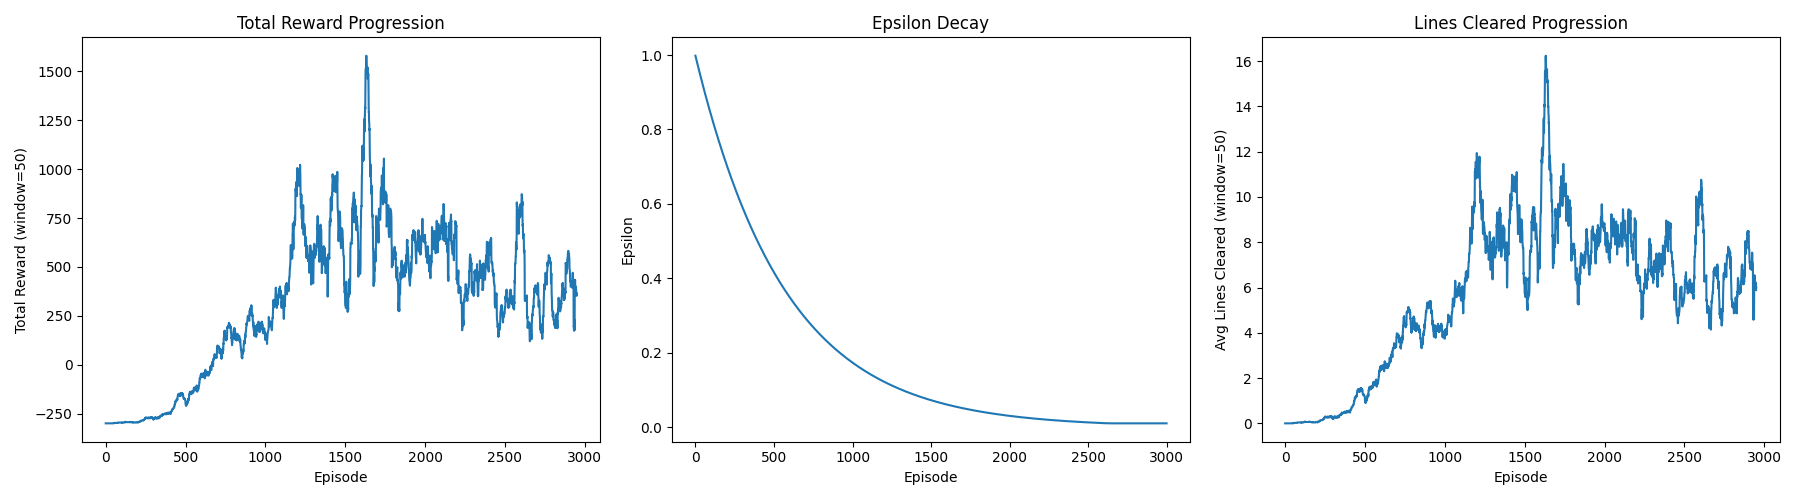

The script that saved this image:
import cv2
import gymnasium as gym
import numpy as np
import random
import torch
import torch.nn as nn
import torch.optim as optim
from collections import deque
import os
import matplotlib
matplotlib.use('Agg')
import matplotlib.pyplot as plt
import yaml

from tetris_gymnasium.envs.tetris import Tetris
from tetris_gymnasium.mappings.actions import ActionsMapping

# Initialize ActionsMapping for use in functions
A = ActionsMapping()

# ------------------------
# Directories & Config
# ------------------------
CHECKPOINT_DIR = "checkpoints"
GRAPHS_DIR = "graphs"
BEST_MODELS_DIR = "best_models"  # Store history of best models
GRAPH_FILE = f"{GRAPHS_DIR}/tetris_training_graph_features.png"
SAVE_EVERY = 200
MAX_CHECKPOINTS = 10
MAX_BEST_MODELS = 10 

# Fixed to 5 features: smoothness, lines_cleared, holes, min_height, max_height
FEATURE_DIM = 5

# ------------------------
# VNN - Value Neural Network (Afterstate Learning)
# ------------------------
class VNN(nn.Module):
    def __init__(self, feature_dim=5):
        super(VNN, self).__init__()
        
        # 5-feature network: feature_dim -> 64 -> 64 -> 1
        self.fc1 = nn.Sequential(nn.Linear(feature_dim, 64), nn.ReLU(inplace=True))
        self.fc2 = nn.Sequential(nn.Linear(64, 64), nn.ReLU(inplace=True))
        self.fc3 = nn.Sequential(nn.Linear(64, 1))
        self._create_weights()
        # print(f"🔧 Network architecture: {feature_dim} -> 64 -> 64 -> 1")

    def _create_weights(self):
        """Xavier initialization"""
        for m in self.modules():
            if isinstance(m, nn.Linear):
                nn.init.xavier_uniform_(m.weight)
                nn.init.constant_(m.bias, 0)

    def forward(self, features):
        x = self.fc1(features)
        x = self.fc2(x) 
        x = self.fc3(x)
        return x

# ------------------------
# Agent Class
# ------------------------
class Agent:
    def __init__(self, feature_dim, lr, gamma, batch_size, memory_size, device):
        """
        Initialize the DQN Agent with networks, optimizer, and replay memory.
        
        Args:
            feature_dim: Dimension of the feature vector
            lr: Learning rate
            gamma: Discount factor
            batch_size: Batch size for training
            memory_size: Maximum size of replay memory
            device: torch device (cuda or cpu)
        """
        self.device = device
        self.gamma = gamma
        self.batch_size = batch_size
        
        # Create networks
        self.policy_net = VNN(feature_dim).to(device)
        self.target_net = VNN(feature_dim).to(device)
        self.target_net.load_state_dict(self.policy_net.state_dict())
        
        # Optimizer and loss
        self.optimizer = optim.Adam(self.policy_net.parameters(), lr=lr)
        self.loss_fn = nn.MSELoss()
        
        # Replay memory
        self.memory = deque(maxlen=memory_size)
    
    def remember(self, features, reward, max_next_q, done):
        """Store transition in replay memory with max Q-value of next state"""
        self.memory.append((features, reward, max_next_q, done))
    
    def replay(self):
        """Train the network using a batch from replay memory"""
        if len(self.memory) < self.batch_size:
            return
        
        batch = random.sample(self.memory, self.batch_size)
        features, rewards, max_next_qs, dones = zip(*batch)
        
        features = torch.tensor(np.array(features), dtype=torch.float32).to(self.device)
        rewards = torch.tensor(np.array(rewards, dtype=np.float32), dtype=torch.float32).to(self.device)
        max_next_qs = torch.tensor(np.array(max_next_qs, dtype=np.float32), dtype=torch.float32).to(self.device)
        
        # State values for current states
        state_values = self.policy_net(features).squeeze()
        
        # Compute target values using stored max values
        y_batch = []
        for reward, done, max_next_q in zip(rewards, dones, max_next_qs):
            if done:
                y_batch.append(reward)
            else:
                y_batch.append(reward + self.gamma * max_next_q)
        y_batch = torch.stack(y_batch).to(self.device)
        
        # Compute loss and update
        loss = self.loss_fn(state_values, y_batch)
        self.optimizer.zero_grad()
        loss.backward()
        self.optimizer.step()
    
    def update_target_network(self):
        """Copy weights from policy network to target network"""
        self.target_net.load_state_dict(self.policy_net.state_dict())
    
    def save(self, filepath, epsilon, episode, reward=None):
        """Save agent state to file"""
        state = {
            "policy_state_dict": self.policy_net.state_dict(),
            "target_state_dict": self.target_net.state_dict(),
            "epsilon": epsilon,
            "episode": episode
        }
        if reward is not None:
            state["reward"] = reward
        torch.save(state, filepath)
    
    def load(self, filepath):
        """Load agent state from file"""
        checkpoint = torch.load(filepath, map_location=self.device, weights_only=False)
        self.policy_net.load_state_dict(checkpoint["policy_state_dict"])
        self.target_net.load_state_dict(checkpoint["target_state_dict"])
        return checkpoint

# ------------------------
# Tetris Environment Wrapper
# ------------------------
class TetrisEnv:
    """Wrapper class for Tetris environment with helper methods"""
    
    # Offsets to convert trimmed-x → env-x
    # Format: piece_index : [offset_per_rotation]
    X_OFFSETS = {
        0: [0, -2],         # I (horizontal, vertical)
        1: [0],             # O
        2: [0, -1, 0, 0],   # T
        3: [0, -1],          # S
        4: [0, -1],          # Z
        5: [0, -1, 0, 0],   # J
        6: [0, -1, 0, 0],   # L
    }
    
    def __init__(self, render_mode=None):
        """Initialize the Tetris environment"""
        self.env = gym.make("tetris_gymnasium/Tetris", render_mode=render_mode)
        self.obs, self.info = self.env.reset()
    
    def reset(self):
        """Reset the environment"""
        self.obs, self.info = self.env.reset()
        return self.obs, self.info
    
    def step(self, action):
        """Take a step in the environment"""
        return self.env.step(action)
    
    def render(self):
        """Render the environment"""
        return self.env.render()
    
    def close(self):
        """Close the environment"""
        self.env.close()
    
    @staticmethod
    def extract_features(board_state, clear_lines=True):
        """
        Extract 5 features for Tetris board evaluation:
        1. Smoothness (bumpiness - sum of absolute height differences between adjacent columns)
        2. Lines cleared (lines that can be cleared before clearing them)
        3. Holes (empty cells below filled cells)
        4. Min height (shortest column)
        5. Max height (tallest column)
        
        Args:
            board_state: 2D numpy array representing the playable board
            clear_lines: If True, simulate line clearing and return the cleared board
        
        Returns:
            dict with 5 feature values and optionally the cleared board
        """
        H, W = board_state.shape
        
        # Feature 2: Lines cleared (count BEFORE clearing)
        lines_cleared = 0
        rows_to_clear = []
        for row in range(H):
            if all(board_state[row, col] > 0 for col in range(W)):
                lines_cleared += 1
                rows_to_clear.append(row)
        
        # Simulate line clearing if requested
        if clear_lines and rows_to_clear:
            board_after_clear = np.delete(board_state, rows_to_clear, axis=0)
            empty_rows = np.zeros((lines_cleared, W), dtype=board_state.dtype)
            board_state = np.vstack([empty_rows, board_after_clear])
        
        # Calculate column heights (after clearing if applicable)
        column_heights = []
        for col in range(W):
            column = board_state[:, col]
            filled_rows = np.where(column > 0)[0]
            if len(filled_rows) > 0:
                height = H - filled_rows[0]  # Height from bottom
                column_heights.append(height)
            else:
                column_heights.append(0)
        
        # Feature 1: Smoothness (bumpiness)
        # Sum of absolute differences between adjacent column heights
        smoothness = 0
        for i in range(len(column_heights) - 1):
            smoothness += abs(column_heights[i] - column_heights[i + 1])
                
        # Feature 3: Holes
        holes = 0
        for col in range(W):
            column = board_state[:, col]
            filled_rows = np.where(column > 0)[0]
            if len(filled_rows) > 0:
                for row in range(filled_rows[0] + 1, H):
                    if column[row] == 0:
                        holes += 1
        
        # Feature 4: Min height
        min_height = min(column_heights) if column_heights else 0
        
        # Feature 5: Max height
        max_height = max(column_heights) if column_heights else 0
        
        return {
            'smoothness': smoothness,
            'lines_cleared': lines_cleared,  # Now returns lines_cleared instead of complete_lines
            'holes': holes,
            'min_height': min_height,
            'max_height': max_height,
            'cleared_board': board_state  # Return the cleared board for use in get_all_board_states
        }
    
    def get_current_state_features(self):
        """Get features for the current board state"""
        board = self.env.unwrapped.board.astype(np.float32)
        H, W = board.shape
        playable_board = board[:H-4, 4:W-4]  # Remove padding
        
        # Extract features (don't clear lines for current state)
        features = self.extract_features(playable_board, clear_lines=False)
        feature_vector = np.array([
            features['smoothness'] / 100.0,     # Bumpiness: 9 pairs * ~10 avg diff = 90 typical max
            features['lines_cleared'] / 4.0,   # 0-4 → 0-1
            features['holes'] / 10.0,          # 0-10 → 0-1
            features['min_height'] / 20.0,     # 0-20 → 0-1
            features['max_height'] / 20.0      # 0-20 → 0-1
        ], dtype=np.float32)
        
        return feature_vector
    
    @staticmethod
    def shape_reward(lines_cleared, terminated, max_height):
        """
        Reward formula with height penalties to teach agent that high boards are dangerous:
        - Tetris (4 lines): +1200 points (HUGE reward!)
        - Triple (3 lines): +300 points
        - Double (2 lines): +200 points
        - Single (1 line):  +100 points
        - No lines:         0 points
        - Height penalties: Progressive penalties for dangerous heights
        - Game over:        -300 penalty
        
        Height penalties encourage the agent to keep the board low and clear
        lines proactively before reaching dangerous heights.
        
        Args:
            lines_cleared: Number of lines cleared this step (0-4)
            terminated: Whether the game ended
            max_height: Maximum column height on the board (0-20)
        
        Returns:
            Reward score for this step
        """
        # Heavy penalty for game over
        if terminated:
            return -300
        
        # Base scoring system matching play_model.py
        if lines_cleared >= 4:  # Tetris
            reward = 1200  # Fixed tetris reward
        elif lines_cleared > 0:  # Regular clear (1-3 lines)
            reward = lines_cleared * 100
        else:
            reward = 0  # No reward for placing without clearing
        
        # Height-based penalties: teach agent that high is dangerous!
        # Progressive penalties encourage clearing before critical heights
        if max_height >= 18:
            reward -= 100  # CRITICAL - very close to death
        elif max_height >= 16:
            reward -= 50   # DANGER ZONE - clear lines now!
        elif max_height >= 14:
            reward -= 20   # WARNING - getting risky
        elif max_height >= 12:
            reward -= 5    # CAUTION - starting to stack high
        
        return reward
    
    @staticmethod
    def trim_piece(piece):
        """Trim whitespace from piece matrix"""
        rows = np.any(piece, axis=1)
        cols = np.any(piece, axis=0)
        return piece[np.ix_(rows, cols)]

    def get_unique_rotations(self, tetromino):
        """Get all unique rotations of a tetromino"""
        rotations = []
        seen = []
        mat = tetromino.matrix.copy()
        for _ in range(4):
            trimmed = self.trim_piece(mat)
            if not any(np.array_equal(trimmed, s) for s in seen):
                seen.append(trimmed)
                rotations.append(trimmed)
            mat = np.rot90(mat, -1)
        return rotations

    @staticmethod
    def piece_bounds(piece):
        """Get left and right bounds of piece"""
        cols = np.any(piece, axis=0)
        left = np.argmax(cols)
        right = len(cols) - 1 - np.argmax(cols[::-1])
        return left, right

    @staticmethod
    def check_collision(board, piece, x, y):
        """Check if piece collides with board at position (x, y)"""
        H, W = board.shape
        h, w = piece.shape
        for py in range(h):
            for px in range(w):
                if piece[py, px]:
                    bx = x + px
                    by = y + py
                    if bx < 0 or bx >= W or by < 0 or by >= H:
                        return True
                    if board[by, bx]:
                        return True
        return False

    @staticmethod
    def place_piece(board, piece, x, y):
        """Place piece on board at position (x, y)"""
        new_board = board.copy()
        h, w = piece.shape
        for py in range(h):
            for px in range(w):
                if piece[py, px]:
                    new_board[y + py, x + px] = 1
        return new_board

    def compute_action_sequence(self, tetro_idx, tetro, target_rot_id, target_x):
        """Compute action sequence to place piece at target position and rotation"""
        actions = []
        
        # The piece always spawns at rotation 0, so target_rot_id directly tells us
        # how many clockwise rotations to perform
        n_rot = target_rot_id
        actions += [A.rotate_counterclockwise] * n_rot

        # --- Apply per-piece per-rotation offset ---
        offset = self.X_OFFSETS[tetro_idx][target_rot_id]
        corrected_target_x = target_x + offset

        start_x = self.env.unwrapped.x
        dx = corrected_target_x - start_x

        if dx > 0:
            actions += [A.move_right] * dx
        elif dx < 0:
            actions += [A.move_left] * (-dx)

        actions.append(A.hard_drop)
        return actions

    def get_all_board_states(self, tetro_idx, tetro):
        """Get all possible board states for current piece"""
        board = self.env.unwrapped.board.copy()
        H, W = board.shape
        
        # CRITICAL FIX: Clear any full lines in the board snapshot FIRST
        # The environment may not have cleared lines from the previous piece yet
        playable_snapshot = board[:H-4, 4:W-4]
        rows_to_clear = []
        for row in range(playable_snapshot.shape[0]):
            if np.all(playable_snapshot[row] > 0):
                rows_to_clear.append(row)
        
        if rows_to_clear:
            # Remove full rows and add empty rows at top
            playable_snapshot = np.delete(playable_snapshot, rows_to_clear, axis=0)
            empty_rows = np.zeros((len(rows_to_clear), playable_snapshot.shape[1]), dtype=playable_snapshot.dtype)
            playable_snapshot = np.vstack([empty_rows, playable_snapshot])
            # Reconstruct full board with padding
            board = np.zeros((H, W), dtype=board.dtype)
            board[:H-4, 4:W-4] = playable_snapshot
        
        rotations = self.get_unique_rotations(tetro)
        results = []

        pad = 4
        playable_x_min = pad
        playable_x_max = W - pad

        for rot_id, piece in enumerate(rotations):
            h, w = piece.shape
            left, right = self.piece_bounds(piece)

            # x is the LEFTMOST occupied column in board coords
            min_x = playable_x_min - left
            max_x = playable_x_max - (right + 1)

            for x in range(min_x, max_x + 1):
                y = 0
                while not self.check_collision(board, piece, x, y):
                    y += 1
                y -= 1
                if y < 0:
                    continue

                new_board = self.place_piece(board, piece, x, y)
                
                # Extract playable area for feature calculation
                H_full, W_full = new_board.shape
                playable_board = new_board[:H_full-4, 4:W_full-4]  # Remove padding
                
                # Extract features with line clearing simulation
                # This counts lines BEFORE clearing, then simulates clearing for other features
                features = self.extract_features(playable_board, clear_lines=True)
                
                # Use the cleared board for future state evaluation
                playable_board = features['cleared_board']
                
                # Build feature vector
                feature_vector = np.array([
                    features['smoothness'] / 100.0,         # Bumpiness: 9 pairs * ~10 avg diff = 90 typical max
                    features['lines_cleared'] / 4.0,       # 0-4 → 0-1
                    features['holes'] / 10.0,              # 0-10 → 0-1
                    features['min_height'] / 20.0,         # 0-20 → 0-1
                    features['max_height'] / 20.0          # 0-20 → 0-1
                ], dtype=np.float32)
                
                actions = self.compute_action_sequence(
                    tetro_idx,  
                    tetro,
                    rot_id,
                    x
                )
                results.append({
                    "rotation": rot_id,
                    "x": x,
                    "y": y,
                    "features": feature_vector,  # Now returns feature vector instead of board
                    "actions": actions,
                    "board": playable_board  # For debugging
                })

        return results

# ------------------------
# Helper Functions
# ------------------------
def cleanup_checkpoints(folder, max_keep):
    files = sorted(
        [f for f in os.listdir(folder) if f.endswith(".pth")],
        key=lambda f: os.path.getmtime(os.path.join(folder, f))
    )
    while len(files) > max_keep:
        old_file = files.pop(0)
        os.remove(os.path.join(folder, old_file))
        print(f"🧹 Removed old checkpoint: {old_file}")

def save_training_graph(rewards_per_episode, epsilon_history, lines_per_episode):
    fig = plt.figure(figsize=(18,5))
    window = 50
    
    # Rewards
    plt.subplot(1, 3, 1)
    if len(rewards_per_episode) >= window:
        smoothed_rewards = np.convolve(rewards_per_episode, np.ones(window)/window, mode='valid')
    else:
        smoothed_rewards = rewards_per_episode
    plt.plot(range(len(smoothed_rewards)), smoothed_rewards)
    plt.xlabel("Episode")
    plt.ylabel(f"Total Reward (window={window})")
    plt.title("Total Reward Progression")
    
    # Epsilon
    plt.subplot(1, 3, 2)
    plt.plot(epsilon_history)
    plt.xlabel("Episode")
    plt.ylabel("Epsilon")
    plt.title("Epsilon Decay")
    
    # Lines cleared
    plt.subplot(1, 3, 3)
    if len(lines_per_episode) >= window:
        avg_lines = np.convolve(lines_per_episode, np.ones(window)/window, mode='valid')
    else:
        avg_lines = lines_per_episode
    plt.plot(range(len(avg_lines)), avg_lines)
    plt.xlabel("Episode")
    plt.ylabel(f"Avg Lines Cleared (window={window})")
    plt.title("Lines Cleared Progression")
    
    plt.tight_layout()
    plt.savefig(GRAPH_FILE)
    plt.close(fig)

# ------------------------
# Main Training Loop
# ------------------------

if __name__ == "__main__":
    # Create directories
    os.makedirs(CHECKPOINT_DIR, exist_ok=True)
    os.makedirs(GRAPHS_DIR, exist_ok=True)
    os.makedirs(BEST_MODELS_DIR, exist_ok=True)
    
    # Load reference hyperparameters
    with open("hyperparams.yaml", "r") as f:
        config = yaml.safe_load(f)

    gamma = config["gamma"]
    epsilon = config["initial_epsilon"]
    epsilon_min = config["final_epsilon"]
    epsilon_decay = config["epsilon_decay"]
    lr = config["lr"]
    batch_size = config["batch_size"]
    memory_size = config["memory_size"]
    target_update_freq = config["target_update_freq"]
    num_episodes = config["num_episodes"]
    save_interval = config["save_interval"]

    device = torch.device("cuda" if torch.cuda.is_available() else "cpu")
    print(f"Using device: {device}")
    
    print("🔧 Using 5-feature extraction (smoothness, lines_cleared, holes, min_height, max_height)")
    
    # Create environment wrapper
    tetris_env = TetrisEnv(render_mode=None)
    
    # ------------------------
    # Replay Memory & Networks
    # ------------------------
    # Set seed like reference
    torch.manual_seed(123)
    if torch.cuda.is_available():
        torch.cuda.manual_seed(123)

    # Use the configured feature dimension
    feature_dim = FEATURE_DIM

    # Print hyperparameters
    print("\n🔧 Reference Implementation Hyperparameters:")
    for key, value in config.items():
        print(f"   {key}: {value}")
    print()

    # Create agent
    agent = Agent(
        feature_dim=feature_dim,
        lr=lr,
        gamma=gamma,
        batch_size=batch_size,
        memory_size=memory_size,
        device=device
    )

    # Load checkpoint if it exists
    RESUME_CHECKPOINT = "best_model_features__.pth"  # Feature-based model saved by reward
    start_episode = 0
    if os.path.exists(RESUME_CHECKPOINT):
        print(f"Loading checkpoint: {RESUME_CHECKPOINT}")
        checkpoint = agent.load(RESUME_CHECKPOINT)
        epsilon = checkpoint.get("epsilon", epsilon)  # Resume from saved epsilon
        start_episode = checkpoint.get("episode", 0)
        print(f"Resumed from episode {start_episode}, epsilon={epsilon:.4f}")
    else:
        print("No feature-based checkpoint found, starting from scratch")
    
    best_reward = -float("inf")
    best_lines = 0
    rewards_per_episode = []
    epsilon_history = []
    lines_per_episode = []

    try:
        episode = 0
        
        # Get initial state features
        obs, info = tetris_env.reset()
        current_state_features = tetris_env.get_current_state_features()
        
        print(f"\n🚀 Starting training for {num_episodes} episodes...")
        print(f"💾 Checkpoints will be saved every {save_interval} episodes\n")
        
        pieces_placed = 0
        episode_pieces = 0
        episode_reward_total = 0  # Track cumulative reward per episode
        episode_lines_total = 0  # Track total lines cleared per episode

        while episode < num_episodes:
            # Get all possible next states (like reference implementation)
            tetro = tetris_env.env.unwrapped.active_tetromino
            tetro_idx = tetro.id - 2
            placements = tetris_env.get_all_board_states(tetro_idx, tetro)
            
            if not placements:
                # Can't place piece - game over
                obs, info = tetris_env.reset()
                current_state_features = tetris_env.get_current_state_features()
                continue

            # Get all feature vectors and Q-values
            feature_vectors = np.array([p["features"] for p in placements], dtype=np.float32)
            features_batch = torch.tensor(feature_vectors, dtype=torch.float32).to(device)

            agent.policy_net.eval()
            with torch.no_grad():
                state_values = agent.policy_net(features_batch).squeeze()
            agent.policy_net.train()

            # Epsilon-greedy action selection (reference style)
            u = random.random()
            if u <= epsilon:
                chosen_idx = random.randint(0, len(placements) - 1)
            else:
                chosen_idx = torch.argmax(state_values).item()

            chosen = placements[chosen_idx]
            next_state_features = feature_vectors[chosen_idx]
            
            # Track pieces placed
            pieces_placed += 1
            episode_pieces += 1
            
            # Execute the action sequence
            lines_cleared_this_step = 0
            terminated = False
            for a in chosen["actions"]:
                if terminated:
                    break
                obs, reward_step, terminated, truncated, info = tetris_env.step(a)
                lines_cleared_this_step = info.get("lines_cleared", 0)
                tetris_env.render()
                cv2.waitKey(1)
            
            # Extract max_height from next state features (5th feature, denormalized)
            # Features: [smoothness/100, lines_cleared/4, holes/10, min_height/20, max_height/20]
            max_height = next_state_features[4] * 20.0  # Denormalize from 0-1 to actual height
            
            # Calculate reward with height penalty
            step_reward = tetris_env.shape_reward(lines_cleared_this_step, terminated, max_height)
            episode_reward_total += step_reward
            episode_lines_total += lines_cleared_this_step  # Accumulate lines cleared
            
            # Compute max Q-value for next state (for proper Q-learning)
            if not terminated:
                # Get all possible placements for the NEXT piece
                next_tetro = tetris_env.env.unwrapped.active_tetromino
                next_tetro_idx = next_tetro.id - 2
                next_placements = tetris_env.get_all_board_states(next_tetro_idx, next_tetro)
                
                if next_placements:
                    # Compute values for all next placements using target network
                    next_feature_vectors = np.array([p["features"] for p in next_placements], dtype=np.float32)
                    next_features_batch = torch.tensor(next_feature_vectors, dtype=torch.float32).to(device)
                    
                    agent.target_net.eval()
                    with torch.no_grad():
                        next_state_values_all = agent.target_net(next_features_batch).squeeze()
                        max_next_q = torch.max(next_state_values_all).item()
                    agent.target_net.train()
                else:
                    # No valid placements = terminal state
                    max_next_q = 0.0
                    terminated = True
            else:
                max_next_q = 0.0
            
            # Store transition in replay memory with max Q-value
            agent.remember(current_state_features, step_reward, max_next_q, terminated)
            
            # If episode ended, train and start new episode
            if terminated:
                episode += 1
                
                # Exponential epsilon decay (once per episode)
                epsilon = max(epsilon_min, epsilon * epsilon_decay)
                
                # Train if we have enough samples
                if len(agent.memory) >= batch_size:
                    agent.replay()
                
                # Target network update
                if episode % target_update_freq == 0:
                    agent.update_target_network()
                
                # Checkpoint saving
                if episode % save_interval == 0:
                    checkpoint_path = f"{CHECKPOINT_DIR}/tetris_dqn_ep{episode}.pth"
                    agent.save(checkpoint_path, epsilon, episode)
                    cleanup_checkpoints(CHECKPOINT_DIR, MAX_CHECKPOINTS)
                    save_training_graph(rewards_per_episode, epsilon_history, lines_per_episode)
                    print(f"💾 Checkpoint saved at episode {episode}")
                
                # Save best model based on total episode reward
                if episode_reward_total > best_reward:
                    best_reward = episode_reward_total
                    
                    # Save to best_models history folder
                    best_model_history_path = f"{BEST_MODELS_DIR}/best_model_ep{episode}_reward{episode_reward_total:.0f}.pth"
                    agent.save(best_model_history_path, epsilon, episode, episode_reward_total)
                    
                    # Clean up old best models (keep only last MAX_BEST_MODELS)
                    cleanup_checkpoints(BEST_MODELS_DIR, MAX_BEST_MODELS)
                    
                    # Also save as the main best_model.pth (most accessible for play_model)
                    agent.save("best_model.pth", epsilon, episode, episode_reward_total)
                    print(f"💎 Saved new best model at Episode {episode} (Reward: {episode_reward_total:.2f})")
                    print(f"   📜 History saved to: {best_model_history_path}")
                
                # Logging
                rewards_per_episode.append(episode_reward_total)
                epsilon_history.append(epsilon)
                lines_per_episode.append(episode_lines_total)  # Total lines cleared in episode
                
                # Per-episode diagnostics with Q-value monitoring
                if len(agent.memory) >= batch_size:
                    sample_batch = random.sample(agent.memory, min(100, len(agent.memory)))
                    sample_features = torch.tensor(np.array([s[0] for s in sample_batch]), dtype=torch.float32).to(device)
                    with torch.no_grad():
                        sample_q = agent.policy_net(sample_features).squeeze()
                    avg_q = sample_q.mean().item()
                    max_q = sample_q.max().item()
                    min_q = sample_q.min().item()
                    print(f"Episode {episode}: {episode_pieces} pieces, reward={episode_reward_total:.1f}, ε={epsilon:.3f} | Q: avg={avg_q:.1f}, max={max_q:.1f}, min={min_q:.1f}, mem={len(agent.memory)}")
                else:
                    print(f"Episode {episode}: {episode_pieces} pieces, reward={episode_reward_total:.1f}, ε={epsilon:.3f}, mem={len(agent.memory)}/{batch_size} (warmup)")
                
                # Reset episode tracking variables
                episode_pieces = 0
                episode_reward_total = 0
                episode_lines_total = 0  # Reset lines counter
                
                # Reset environment
                obs, info = tetris_env.reset()
                current_state_features = tetris_env.get_current_state_features()
            else:
                # Continue with next piece - update current state to the actual board state
                current_state_features = tetris_env.get_current_state_features()

    finally:
        agent.save(f"{CHECKPOINT_DIR}/tetris_dqn_latest.pth", epsilon, episode)
        save_training_graph(rewards_per_episode, epsilon_history, lines_per_episode)
        tetris_env.close()
        print("✅ Latest model saved and graph generated")